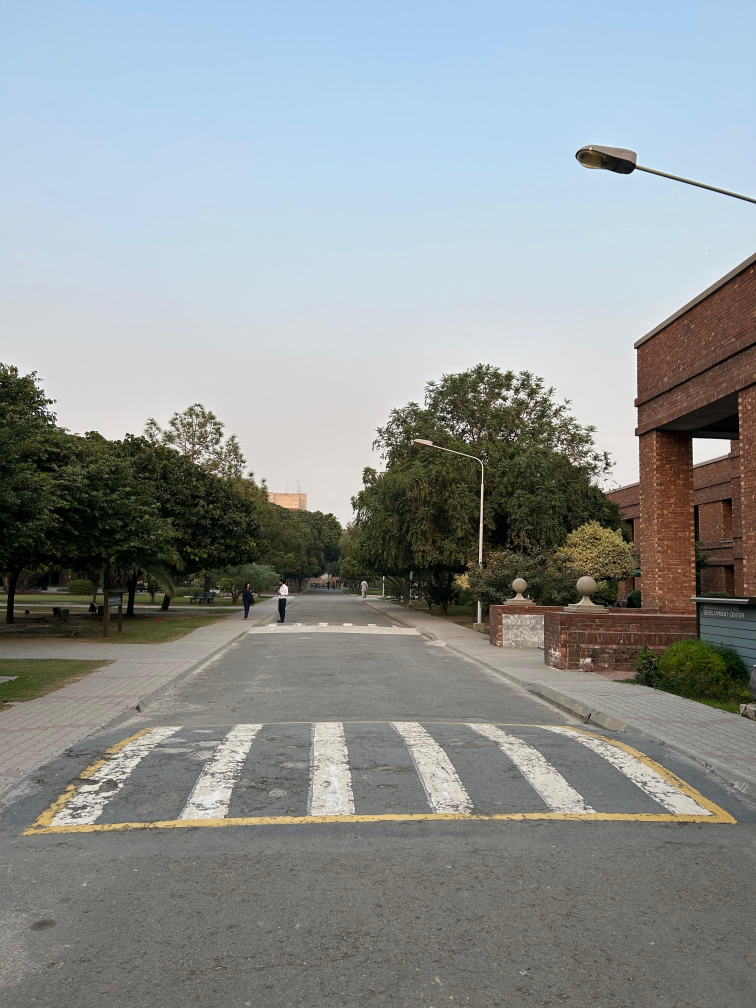
#> input picture dashlums.jpeg, 3024 x 4032 px (shown at 1/4 size)
$ jupyter execute topViewGenerator.ipynb   (shell and % lines are left out)
#> lines starting #> are read from the running program, lines starting #| are printed output that depends on the picture
[cell 1]
import matplotlib
# !pip install opencv-python
import matplotlib.pyplot as ajeeb
import cv2
import math
from matplotlib import pyplot as plt
from matplotlib import cm
from matplotlib import image as mpimg
from matplotlib.pyplot import figure
import seaborn as sns
import numpy as np
from scipy import linalg
from scipy.linalg import null_space
# !pip install imageio
import imageio

import numpy as np
import tkinter as tk
from PIL import Image, ImageTk
import matplotlib.pyplot as plt

[cell 2]
# image1 = cv2.imread('motorwaydash.jpeg')
# image2 = cv2.imread('motorwayhaha.jpeg')

image1 = cv2.imread('dashlums.jpeg')
#> image1 is the input picture: shape (4032, 3024, 3); mean B, G, R 147.3, 147.2, 141.9
image2 = cv2.imread('toplums.jpeg')
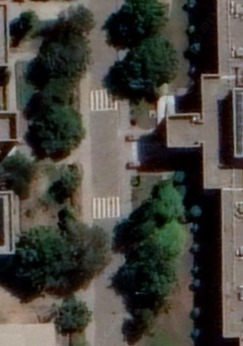
#> input picture toplums.jpeg, 243 x 346 px
#> image2 is the input picture: shape (346, 243, 3); mean B, G, R 61.9, 68.4, 70.7

image1_resized = cv2.resize(image1, (500, 500))
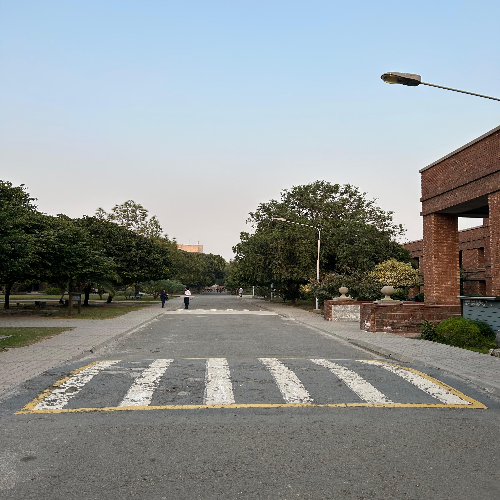
#> image1_resized: shape (500, 500, 3); mean B, G, R 147.3, 147.2, 141.8
image2_resized = cv2.resize(image2, (500, 500))
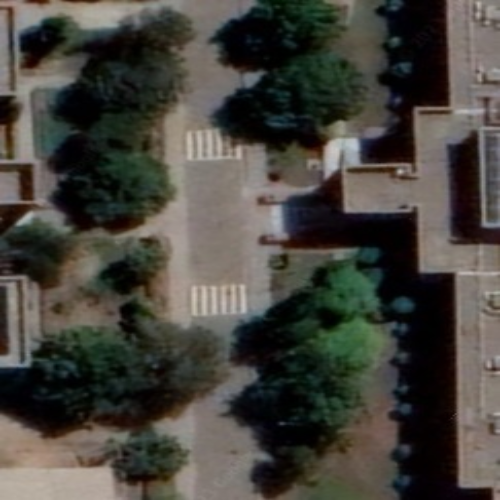
#> image2_resized: shape (500, 500, 3); mean B, G, R 61.8, 68.3, 70.5

# [5 lines of commented-out code are left out]

cv2.imwrite('image1_processed.jpeg', image1_resized)
cv2.imwrite('image2_processed.jpeg', image2_resized)
#> Out = True

[cell 3]
def point_reader(image):
    image_copy = image.copy()
    cv2.namedWindow('Select Points')
    points = []
    def mouse_callback(event, x, y, flags, param):
        if event == cv2.EVENT_LBUTTONDOWN:
            cv2.circle(image_copy, (x, y), 5, (0, 255, 0), -1)
            points.append((x, y))
    cv2.setMouseCallback('Select Points', mouse_callback)
    while True:
        cv2.imshow('Select Points', image_copy)
        key = cv2.waitKey(1) & 0xFF
#> (key q is pressed here)
        if key == ord('q') or cv2.getWindowProperty('Select Points', cv2.WND_PROP_VISIBLE) < 1:
            break
    cv2.destroyAllWindows()

    return np.array(points)

[cell 4]
# im1= cv2.imread('preprocessed_normalized_image1.jpg')
# im2= cv2.imread('preprocessed_normalized_image2.jpg')
points_image1 = point_reader(image1_resized)
#> points_image1 = empty array

[cell 5]
points_image2 = point_reader(image2_resized)
#> (key Esc is pressed here)
#> points_image2 = empty array

[cell 6]
matrixx = np.zeros((8, 9))
for i in range(len(points_image1)):
    x, y = points_image1[i]
    X, Y = points_image2[i]
    matrixx[2 * i] = [-x, -y, -1, 0, 0, 0, x * X, y * X, X]
    matrixx[2 * i + 1] = [0, 0, 0, -x, -y, -1, x * Y, y * Y, Y]
#> this loop made 0 passes

print(matrixx)
#| [[0. 0. 0. 0. 0. 0. 0. 0. 0.]
#|  [0. 0. 0. 0. 0. 0. 0. 0. 0.]
#|  [0. 0. 0. 0. 0. 0. 0. 0. 0.]
#|  [0. 0. 0. 0. 0. 0. 0. 0. 0.]
#|  [0. 0. 0. 0. 0. 0. 0. 0. 0.]
#|  [0. 0. 0. 0. 0. 0. 0. 0. 0.]
#|  [0. 0. 0. 0. 0. 0. 0. 0. 0.]
#|  [0. 0. 0. 0. 0. 0. 0. 0. 0.]]

[cell 7]
u, s, vh = np.linalg.svd(matrixx) # Replace it with your H matrix
#> s = [0, 0, 0, 0, 0, 0, 0, 0]
vh = np.transpose(vh)
P = vh[:, -1]
#> P = [0, 0, 0, 0, 0, 0, 0, 0, 1]
P = P.reshape(3, 3)
#> P = [[0, 0, 0], [0, 0, 0], [0, 0, 1]]
P = P / P[2, 2]
# P=P.T
# P=np.transpose(P)
print("Homography matrix\n",P)
#| Homography matrix
#|  [[0. 0. 0.]
#|  [0. 0. 0.]
#|  [0. 0. 1.]]

[cell 8]
# result_image = cv2.warpPerspective(image1_resized, P, (image1_resized.shape[1] + image2_resized.shape[1], image1_resized.shape[0]))
# result_image[0:image2_resized.shape[0], 0:image2_resized.shape[1]] = image2_resized


result_image = cv2.warpPerspective(image1_resized, P, (image1_resized.shape[0], image1_resized.shape[1]))
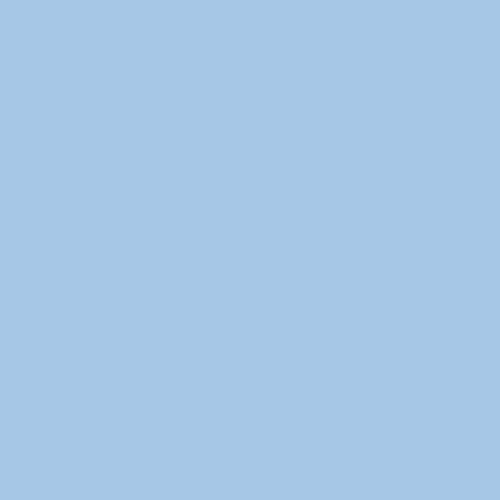
#> result_image: shape (500, 500, 3); mean B, G, R 230, 199, 166

[cell 9]
plt.figure(figsize=(10,10))
plt.imshow(cv2.cvtColor(result_image, cv2.COLOR_BGR2RGB))
plt.title('Stitched Image')
plt.show()
